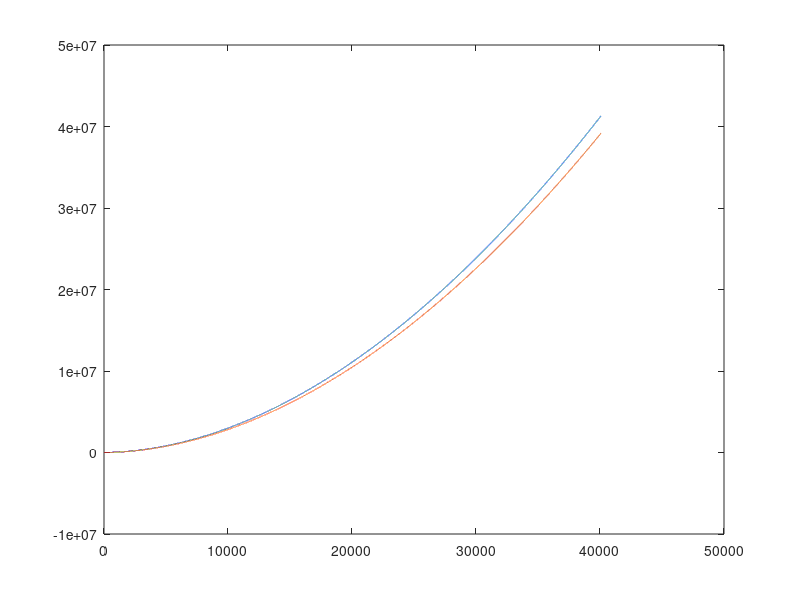

Recreate this plot in MATLAB.
clear all;
load Psum.mat;

k = length(S);
S = S(1:end);
xp0 = 2;
X = (1:k);

kr0 =0.365;

%width = x - 0.5
%gaps = 0+1+2+3+4+5+6+7
%rever= 7+6+5+4+3+2+1+0

%i: 1...n sum(i-1) < (x-0.5)/2 - 0.25
%i*(i-1) < x-1
%i^2 - i -x + 1 <0
%a = 1
%b = -1
%c = -(x-1)
i = floor(1/2 + sqrt(1 + 4*(X-1))/2);

%X = X-i;
expo = pi/4*0.9;
S_est = X.^sqrt(expo)*exp(-exp(kr0));

S_est = (X.^2/2)./log(X.^2/2);
%log(sum(S_est)) = log(k1/(k2+1)) + (k2+1)*log(X)


%S_est = k1*X^k2
%log(S) = log(k1)+k2*log(X);
%semilogx(log(cumsum(S)));
%hold on;
plot(cumsum(S));
hold on;
plot(S_est);
